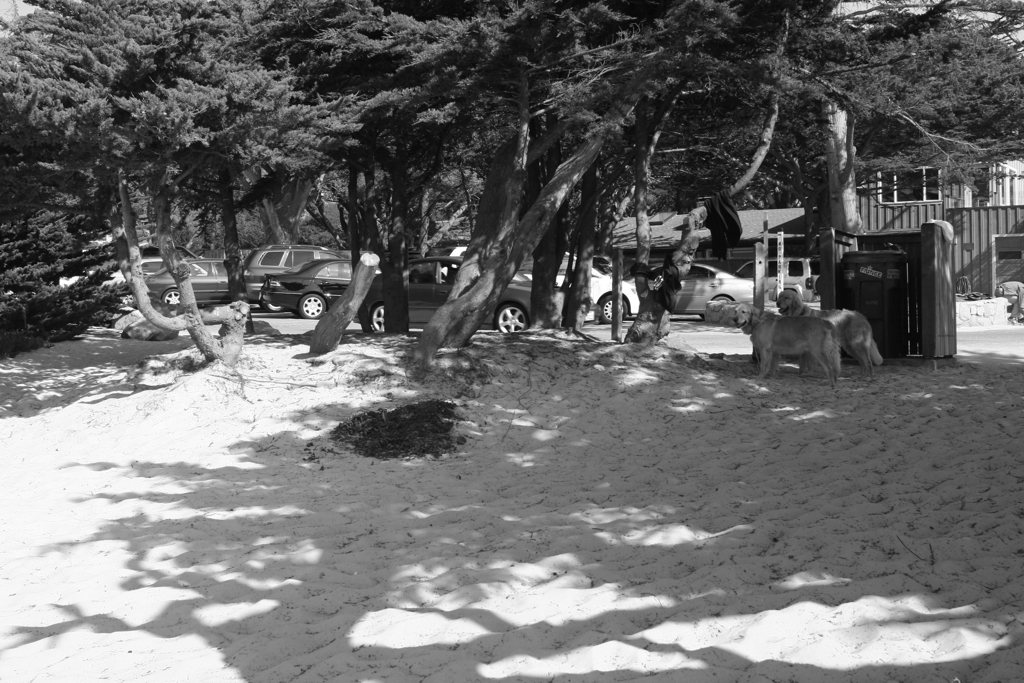
#> input picture carmel-00.png, 1024 x 683 px
$ jupyter execute --allow-errors Panorama.ipynb   (older library calls are emulated)
#> lines starting #> are read from the running program, lines starting #| are printed output that depends on the picture
[cell 1]
import cv2
import numpy as np
import imutils
import datetime

class Panorama:

    # the blend types
    NO_BLEND = 1
    BOTH = 2

    # padding the images so we don't lose any information
    @classmethod
    def padblack(cls, left, right, increase=2):
        h = (left.shape[0] + right.shape[0])*increase
        w = (right.shape[1]+left.shape[1])*increase
        leftpadded = np.zeros([h, w ,3],dtype=np.uint8)
        rightpadded = np.zeros([h, w ,3],dtype=np.uint8)
        leftbeg = (w-left.shape[1])//2
        upbeg = (h-left.shape[0])//2
        leftpadded[upbeg:upbeg+left.shape[0], leftbeg:leftbeg+left.shape[1]] = left
        rightpadded[upbeg:upbeg+right.shape[0], leftbeg:leftbeg+right.shape[1]] = right
        return (leftpadded, rightpadded)

    # the new blending
    # using slicing instead of for loops, it's much faster
    # we make the weighed average of the two images
    # the idea roughly comes from here: http://bigwww.epfl.ch/publications/thevenaz0701.pdf
    # the above link found here: https://stackoverflow.com/questions/36386968/image-stitching-methods-to-remove-seams-for-stitched-image
    # [15 lines left out: function blendWeighed, not called in this run]

    # obtaining the keypoints and their features for an image
    @classmethod
    def detectAndDescribe(cls, image):
        # convert the image to grayscale
        gray = cv2.cvtColor(image, cv2.COLOR_BGR2GRAY)
        # detect and extract features from the image
        descriptor = cv2.xfeatures2d.SIFT_create()
        (kps, features) = descriptor.detectAndCompute(image, None)
        return (kps, features)

    # the method for drawing matches in the image left and right, given the
    # keypoints and matches
    # [22 lines left out: functions drawMatches, drawKeypoints, transform, not called in this run]

    @classmethod
    def makePanorama(cls, right, left, drawKeypoints=False, drawMatches=False, blend_type=NO_BLEND):
        # the result is a dictionary that contains all the possible images derived:
        # result with no blending
        # result with blending
        # right image with keypoints drawn
        # left image with keypoints drawn
        # both images with matches drawn
        result = {'resNoBlend':None, 'resBlend':None, 'kpsR':None, 'kpsL':None, 'matches':None}
        beg = datetime.datetime.now()

        l, r = cls.padblack(left, right)
        left, right = l, r

        # first, we find the keypoints in the images and their features
        (kpsR, ftsR) = cls.detectAndDescribe(right)
        (kpsL, ftsL) = cls.detectAndDescribe(left)
        end = datetime.datetime.now()
        print("Keypoint detection in milliseconds: ", (end-beg).total_seconds()*1000)
        # if we should draw the keypoints, we draw them and put in the dictionary
        if drawKeypoints:
            result['kpsR'] = cls.drawKeypoints(right, kpsR)
            result['kpsL'] = cls.drawKeypoints(left, kpsL)


        #orb = cv2.ORB_create()

        # we find the matcher for the images and sort them by distance (by relevance)
        beg = datetime.datetime.now()

        bf = cv2.BFMatcher(cv2.NORM_L1,crossCheck=False)
        matches = bf.match(ftsR,ftsL)
        matches = sorted(matches, key=lambda x:x.distance)

        end = datetime.datetime.now()
        print("Matching in milliseconds: ", (end-beg).total_seconds()*1000)

        # if we should draw the matches, we draw them and put the result in the dictionary
        if drawMatches:
            result['matches'] = cls.drawMatches(right, kpsR, left, kpsL, matches[:10])

        beg = datetime.datetime.now()

        # we transform the right image
        newDst = cls.transform(matches, kpsR, kpsL, left, right)
        #cv2.imwrite('newDst.png', newDst)

        end = datetime.datetime.now()
        print("Applying the transformation in milliseconds: ", (end-beg).total_seconds()*1000)

        # we pad the left image with black background so that the two images have matching dimensions
        #newSrc = np.zeros([left.shape[0] + right.shape[0], right.shape[1]+left.shape[1] ,3],dtype=np.uint8)
        #newSrc[0:left.shape[0], 0:left.shape[1]] = left
        newSrc = left
        #cv2.imwrite('newSrc.png', newSrc)

        # now, both images that we use are in newDst (right) and newSrc (left)

        # depending on the type of blending chosen, we blend (or don't) and put the results
        # in the dictionary
        # since the newSrc is now padded, we use left!
        beg = datetime.datetime.now()

        tmp_no_blend = cls.mergeProto(newDst, newSrc)
        cropped, (y, yh, x, xw) = cls.crop_rect(tmp_no_blend)
        result['resNoBlend'] = cropped
        newDst1 = newDst[y:yh, x:xw]
        newSrc1 = newSrc[y:yh, x:xw]

        end = datetime.datetime.now()
        print("Copying in milliseconds: ", (end-beg).total_seconds()*1000)

        if blend_type == cls.BOTH:
            beg = datetime.datetime.now()

            result['resBlend'] = cls.blendWeighed(newDst1, newSrc1)

            end = datetime.datetime.now()
            print("Blending in milliseconds: ", (end-beg).total_seconds()*1000)

        return result
    # cropping doesn't remove ALL the black parts, just the maximal amount that
    # keeps all the pixels of the stitched images
    # [45 lines left out: functions crop_new, crop_rect, mergeProto, not called in this run]

[cell 2]
beg = datetime.datetime.now()

right = cv2.imread('carmel-00.png')
#> right is the input picture: shape (683, 1024, 3); min 3, max 255, mean 107.5
left = cv2.imread('carmel-01.png')
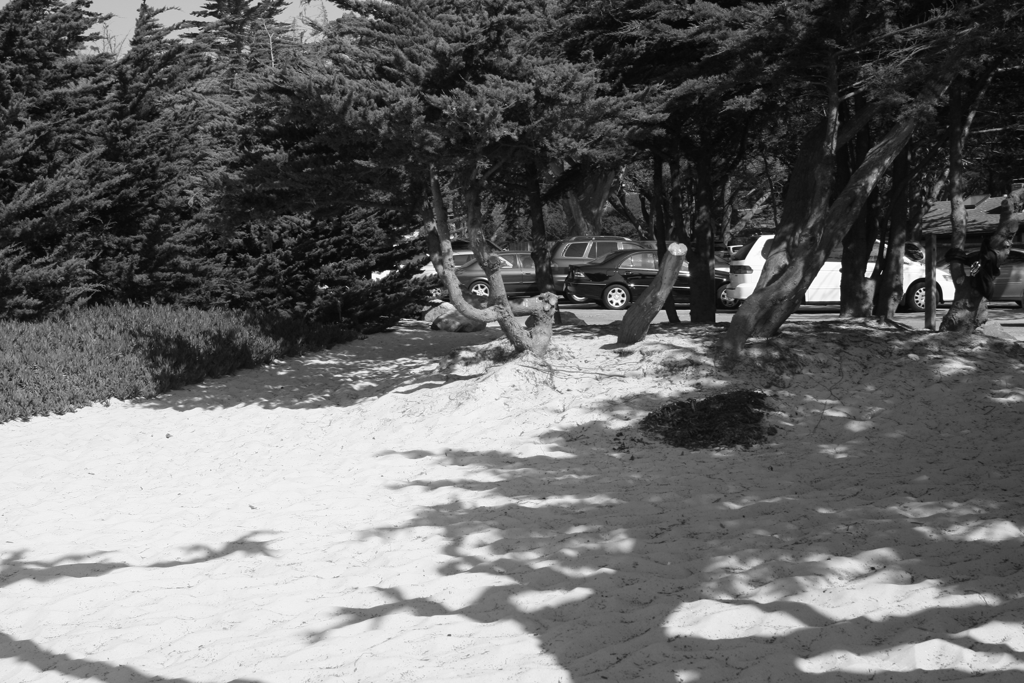
#> input picture carmel-01.png, 1024 x 683 px
#> left is the input picture: shape (683, 1024, 3); min 4, max 255, mean 105.7
# resizing, so it's faster
#right = imutils.resize(right, width=600)
#left = imutils.resize(left, width=600)
#l, r = Panorama.padblack(left, right)
#> (the rest of this cell did not finish here and is left out)

#> in padblack, `leftpadded[upbeg:upbeg+left.shape[0], leftbeg:leftbeg+left.shape[1]] =..`:
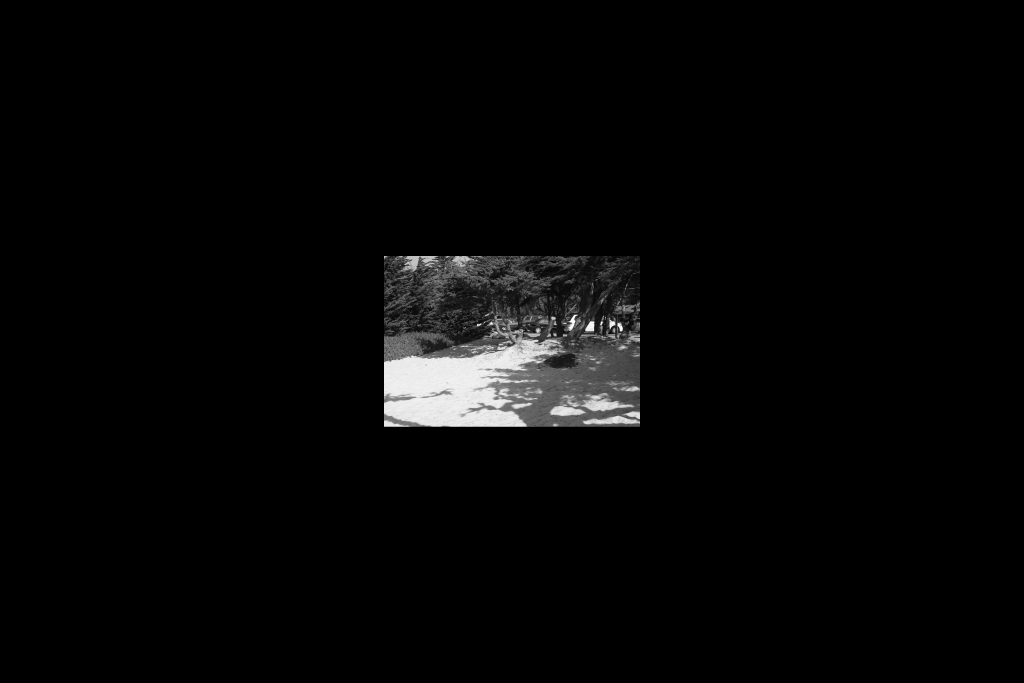
#> leftpadded: shape (2732, 4096, 3) (shown at 1/4 size); min 0, max 255, mean 6.6
#> in padblack, `rightpadded[upbeg:upbeg+right.shape[0], leftbeg:leftbeg+right.shape[1]..`:
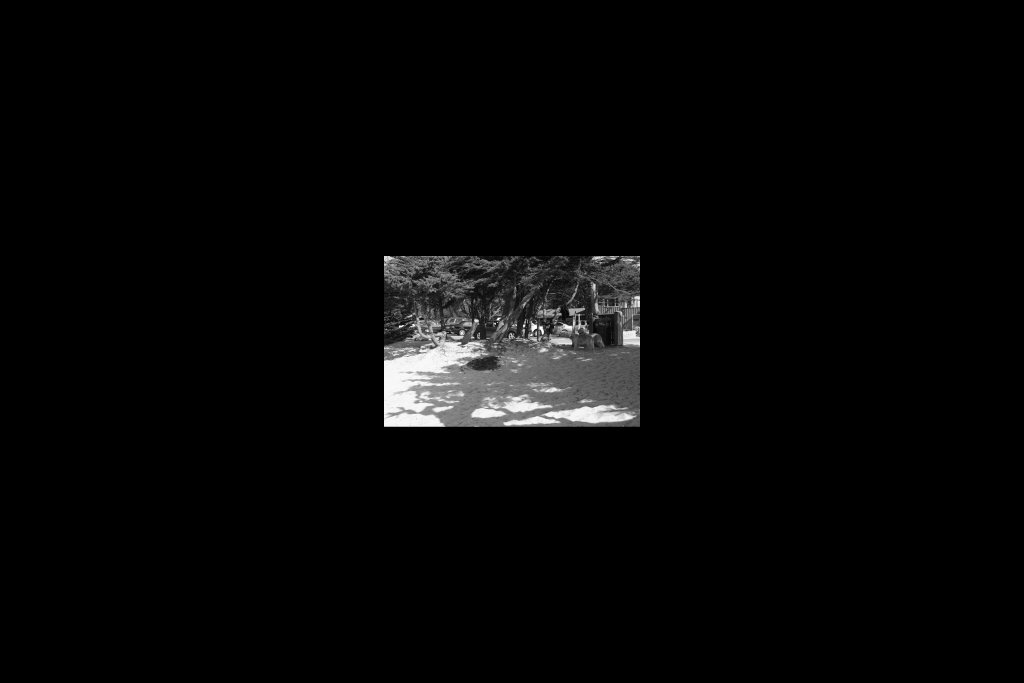
#> rightpadded: shape (2732, 4096, 3) (shown at 1/4 size); min 0, max 255, mean 6.7

end = datetime.datetime.now()

print("Total time: ", (end-beg).total_seconds(), "s")
